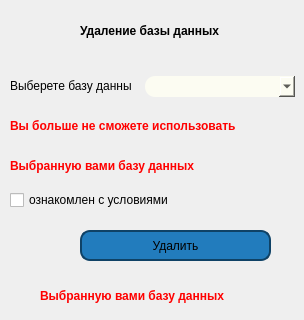
         <widget class="QWidget" name="delete_table">
          <widget class="QLabel" name="label_14">
           <property name="geometry">
            <rect>
             <x>80</x>
             <y>20</y>
             <width>151</width>
             <height>21</height>
            </rect>
           </property>
           <property name="font">
            <font>
             <weight>75</weight>
             <bold>true</bold>
            </font>
           </property>
           <property name="text">
            <string>Удаление базы данных</string>
           </property>
          </widget>
          <widget class="QLabel" name="label_15">
           <property name="geometry">
            <rect>
             <x>10</x>
             <y>70</y>
             <width>121</width>
             <height>31</height>
            </rect>
           </property>
           <property name="text">
            <string>Выберете базу данных:</string>
           </property>
          </widget>
          <widget class="QLabel" name="label_16">
           <property name="geometry">
            <rect>
             <x>10</x>
             <y>110</y>
             <width>231</width>
             <height>31</height>
            </rect>
           </property>
           <property name="font">
            <font>
             <weight>75</weight>
             <bold>true</bold>
            </font>
           </property>
           <property name="styleSheet">
            <string notr="true">color: #f00</string>
           </property>
           <property name="text">
            <string>Вы больше не сможете использовать</string>
           </property>
          </widget>
          <widget class="QLabel" name="label_17">
           <property name="geometry">
            <rect>
             <x>10</x>
             <y>150</y>
             <width>201</width>
             <height>31</height>
            </rect>
           </property>
           <property name="font">
            <font>
             <weight>75</weight>
             <bold>true</bold>
            </font>
           </property>
           <property name="styleSheet">
            <string notr="true">color: #f00</string>
           </property>
           <property name="text">
            <string>Выбранную вами базу данных</string>
           </property>
          </widget>
          <widget class="QCheckBox" name="delete_check_database">
           <property name="geometry">
            <rect>
             <x>10</x>
             <y>190</y>
             <width>161</width>
             <height>20</height>
            </rect>
           </property>
           <property name="text">
            <string>ознакомлен с условиями</string>
           </property>
          </widget>
          <widget class="QPushButton" name="delete_button_button_save">
           <property name="geometry">
            <rect>
             <x>80</x>
             <y>230</y>
             <width>191</width>
             <height>31</height>
            </rect>
           </property>
           <property name="styleSheet">
            <string notr="true">QPushButton {
    border: 2px solid #0f4266;
    border-radius: 10px;
    background: #227cbd;
    padding: 5px;
    }

QPushButton:hover {
    background: #31c3d6;
    }</string>
           </property>
           <property name="text">
            <string>Удалить</string>
           </property>
          </widget>
          <widget class="QComboBox" name="my_data_base_change_2">
           <property name="geometry">
            <rect>
             <x>145</x>
             <y>76</y>
             <width>150</width>
             <height>21</height>
            </rect>
           </property>
           <property name="styleSheet">
            <string notr="true">background: #fcfcf2;   border-radius: 10px;</string>
           </property>
          </widget>
          <widget class="QLabel" name="error_delete_database">
           <property name="geometry">
            <rect>
             <x>40</x>
             <y>280</y>
             <width>201</width>
             <height>31</height>
            </rect>
           </property>
           <property name="font">
            <font>
             <weight>75</weight>
             <bold>true</bold>
            </font>
           </property>
           <property name="styleSheet">
            <string notr="true">color: #f00</string>
           </property>
           <property name="text">
            <string>Выбранную вами базу данных</string>
           </property>
          </widget>
         </widget>
